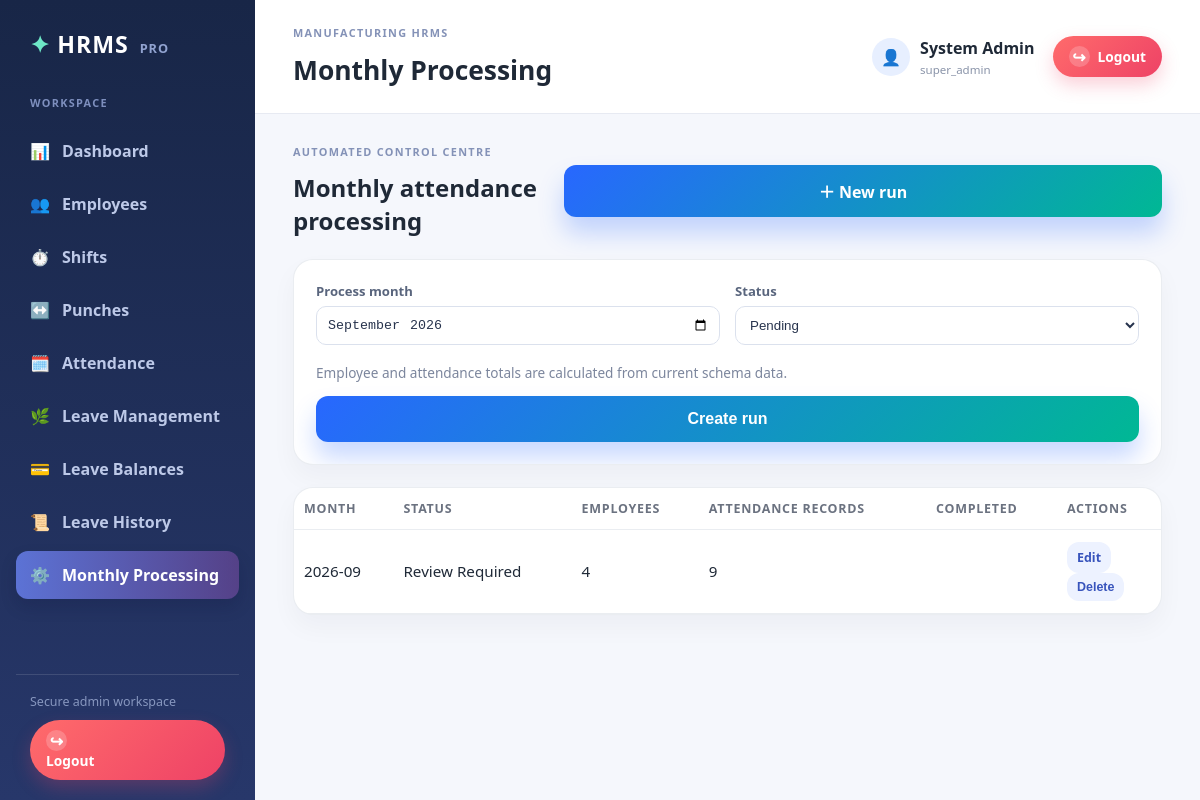
Screenshot of /admin/processing.php (signed in) with the database file from the repository.
### tables this page shows
CREATE TABLE `monthly_attendance_processing` (
  `id` bigint(20) NOT NULL,
  `process_month` varchar(10) NOT NULL,
  `processed_by` int(11) DEFAULT NULL,
  `status` enum('pending','processing','completed','review_required') DEFAULT 'pending',
  `total_employees` int(11) DEFAULT 0,
  `total_attendance_records` int(11) DEFAULT 0,
  `created_at` timestamp NOT NULL DEFAULT current_timestamp(),
  `completed_at` timestamp NULL DEFAULT NULL
);

### includes/config.php (called while the page is built, shortened)
<?php
$DB_HOST = 'localhost';
$DB_USER = 'root';
$DB_PASS = '';
$DB_NAME = 'hrms_db';
function getDbConnection(): mysqli
{
    global $DB_HOST, $DB_USER, $DB_PASS, $DB_NAME;
    $conn = new mysqli($DB_HOST, $DB_USER, $DB_PASS, $DB_NAME);
    function e(string $value): string
    {
        return htmlspecialchars($value, ENT_QUOTES, 'UTF-8');
    }
    $conn->set_charset('utf8mb4');
    return $conn;
}

### admin/processing.php (the view, shortened to what this page needs)
<?php
require_once __DIR__ . '/../includes/layout.php';
$conn = adminDb();
$edit = null;
$pageSize = 10;
$page = max(1, (int)($_GET['page'] ?? 1));
$totalRows = (int)$conn->query('SELECT COUNT(*) AS total FROM monthly_attendance_processing')->fetch_assoc()['total'];
$totalPages = max(1, (int)ceil($totalRows / $pageSize));
$page = min($page, $totalPages);
$offset = ($page - 1) * $pageSize;
$rows = $conn->prepare('SELECT * FROM monthly_attendance_processing ORDER BY created_at DESC LIMIT ? OFFSET ?');
$rows->bind_param('ii', $pageSize, $offset);
$rows->execute();
$rows = $rows->get_result();
$notice = consumeFlash();
?>
<?php if ($notice): ?><div class="flash <?= e($notice['type']) ?>"><?= e($notice['message']) ?></div><?php endif; ?><div class="page-heading">
    <div>
        <p class="eyebrow">AUTOMATED CONTROL CENTRE</p>
        <h2><?= $edit ? 'Edit processing run' : 'Monthly attendance processing' ?></h2>
    </div><a class="btn btn-primary" href="<?= BASE_URL ?>/admin/processing.php"><?= $edit ? 'Cancel edit' : '＋ New run' ?></a>
</div>
<div class="panel form-panel">
    <form method="post" data-ajax-form>
        <div class="form-grid">
            <label>Process month<input type="month" name="process_month" required value="<?= e($edit['process_month'] ?? date('Y-m')) ?>"></label>
            <label>Status<select name="status">
                    <?php foreach (['pending', 'processing', 'completed', 'review_required'] as $v): ?>
                        <option value="<?= $v ?>" <?= (($edit['status'] ?? 'pending') === $v) ? 'selected' : '' ?>><?= e(ucwords(str_replace('_', ' ', $v))) ?></option>
                    <?php endforeach; ?>
                </select></label>
        </div>
        <p class="muted">Employee and attendance totals are calculated from current schema data.</p>
        <button class="btn btn-primary"><?= $edit ? 'Update run' : 'Create run' ?></button>
    </form>
</div>
<div class="panel table-panel">
    <div class="table-wrap">
        <table>
            <thead>
                <tr>
                    <th>Month</th>
                    <th>Status</th>
                    <th>Employees</th>
                    <th>Attendance records</th>
                    <th>Completed</th>
                    <th>Actions</th>
                </tr>
            </thead>
            <tbody><?php if (!$rows->num_rows): ?><tr>
                        <td colspan="6" class="empty-state">No monthly runs yet.</td>
                    </tr><?php endif;
                        while ($row = $rows->fetch_assoc()): ?><tr>
                        <td><?= e($row['process_month']) ?></td>
                        <td><?= e(ucwords(str_replace('_', ' ', $row['status']))) ?></td>
                        <td><?= (int)$row['total_employees'] ?></td>
                        <td><?= (int)$row['total_attendance_records'] ?></td>
                        <td><?= e((string)$row['completed_at']) ?></td>
                        <td><a class="btn btn-small" href="?edit=<?= (int)$row['id'] ?>">Edit</a>
                            <form class="inline-form" method="post" data-ajax-form onsubmit="return confirm('Delete processing run?')">
                                <button class="btn btn-small">Delete</button>
                            </form>
                        </td>
                    </tr><?php endwhile; ?></tbody>
        </table>
    </div>
</div>

### assets/css/style.css (style rules this page uses)
:root { --bg: #f4f7fb; --panel: #ffffff; --primary: #2867ff; --primary-dark: #1d4fd8; --secondary: #00b894; --warning: #f39c12; --danger: #e74c3c; --text: #1f2937; --muted: #6b7280; --shadow: 0 20px 45px rgba(31, 41, 55, 0.12); --border: rgba(148, 163, 184, 0.2); }
* { box-sizing: border-box; }
body { margin: 0; font-family: "Segoe UI", Tahoma, Geneva, Verdana, sans-serif; background: linear-gradient(135deg, #eef4ff 0%, #ecfff8 100%); color: var(--text); }
h1, h2, h3, h4, p { margin-top: 0; }
a { text-decoration: none; color: inherit; }
.btn { display: inline-flex; align-items: center; justify-content: center; border: none; border-radius: 12px; padding: 14px 18px; font-size: 1rem; font-weight: 700; cursor: pointer; transition: transform 0.2s ease, box-shadow 0.2s ease; }
.btn-primary { width: 100%; background: linear-gradient(135deg, var(--primary) 0%, var(--secondary) 100%); color: white; box-shadow: 0 16px 24px rgba(40, 103, 255, 0.25); }
.panel { background: var(--panel); border: 1px solid var(--border); border-radius: 20px; box-shadow: 0 12px 26px rgba(15, 23, 42, 0.04); overflow: hidden; }
.table-wrap { overflow-x: auto; }
table { width: 100%; border-collapse: collapse; }
th, td { padding: 12px 10px; text-align: left; border-bottom: 1px solid rgba(148, 163, 184, 0.2); font-size: 0.95rem; }
th { color: var(--muted); font-size: 0.78rem; letter-spacing: 0.06em; text-transform: uppercase; }
.admin-body { background: #f5f7fc; }
.menu-caption, .eyebrow { color: #8492b7; font-size: .68rem; font-weight: 800; letter-spacing: .12em; margin: 0 0 12px; }
.page-heading { display: flex; justify-content: space-between; align-items: center; gap: 15px; margin-bottom: 22px; }
.page-heading h2 { margin: 0; font-size: 1.5rem; }
.inline-form { display: flex; gap: 8px; }
.btn-small { padding: 7px 10px; font-size: .78rem; background: #edf2ff; color: #3854bc; }
.table-panel { padding: 0; }
.table-panel table { min-width: 780px; }
.form-panel { margin-bottom: 22px; padding: 22px; }
.form-grid { display: grid; grid-template-columns: repeat(auto-fit, minmax(180px, 1fr)); gap: 15px; margin-bottom: 18px; }
.form-grid label { color: #59657d; font-size: .82rem; font-weight: 700; }
.form-grid input, .form-grid select { display: block; box-sizing: border-box; width: 100%; margin-top: 6px; border: 1px solid #dbe1ed; border-radius: 10px; padding: 10px; background: #fff; color: #27334d; }
.muted { color: #7c869d; font-size: .85rem; }

### rows the page displays
monthly_attendance_processing: process_month "2026-09", status "Review Required", total_employees "4", total_attendance_records "9"

### other values shown
$menu[0] "📊"
$menu[1] "Dashboard"
$menu[0] "👥"
$menu[1] "Employees"
$menu[0] "⏱️"
$menu[1] "Shifts"
$menu[0] "↔️"
$menu[1] "Punches"
$menu[0] "🗓️"
$menu[1] "Attendance"
$menu[0] "🌿"
$menu[1] "Leave Management"
$menu[0] "💳"
$menu[1] "Leave Balances"
$menu[0] "📜"
